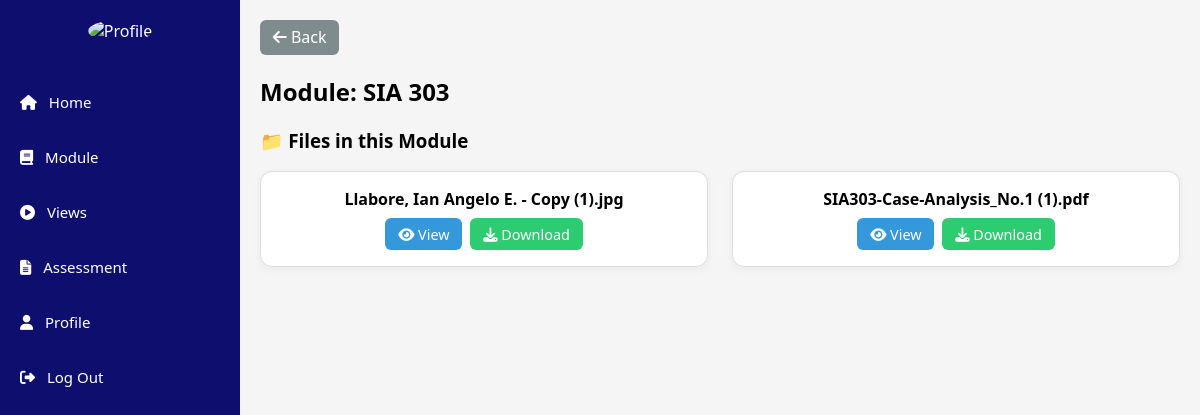
Screenshot of /student/module_content.php?folder_id=19 (signed in) with the database file from the repository.
### tables this page shows
CREATE TABLE `module_folders` (
  `id` int(11) NOT NULL,
  `folder_name` varchar(255) NOT NULL,
  `course` varchar(255) NOT NULL,
  `year` varchar(255) NOT NULL,
  `sections` text NOT NULL,
  `user_id` int(11) DEFAULT NULL,
  `folder_path` varchar(255) NOT NULL,
  `folder_code` varchar(20) DEFAULT NULL
);

CREATE TABLE `modules` (
  `module_id` int(11) NOT NULL,
  `module_name` varchar(255) NOT NULL,
  `module_folder` varchar(255) NOT NULL,
  `module_type` enum('pdf','pptx','docx','other') NOT NULL,
  `user_id` int(11) DEFAULT NULL,
  `file_path` varchar(255) NOT NULL,
  `folder_id` int(11) NOT NULL,
  `uploaded_at` timestamp NOT NULL DEFAULT current_timestamp()
);

### student/module_content.php (the view, shortened to what this page needs)
<?php
require_once('../includes/db.php');
$folder_id = isset($_GET['folder_id']) ? $_GET['folder_id'] : null;
$module_query = "SELECT folder_name FROM module_folders WHERE id = ?";
$module_stmt = $conn->prepare($module_query);
$module_stmt->bind_param("i", $folder_id);
$module_stmt->execute();
$module_stmt->bind_result($module_name);
$files_query = "SELECT module_name, file_path FROM modules WHERE folder_id = ?";
$files_stmt = $conn->prepare($files_query);
$files_stmt->bind_param("i", $folder_id);
$files_stmt->execute();
$files_result = $files_stmt->get_result();
?>
<!DOCTYPE html>
<html lang="en">
<head>
    <link rel="stylesheet" href="../assets/css/student_dashboard.css">
    <link rel="stylesheet" href="https://cdnjs.cloudflare.com/ajax/libs/font-awesome/6.4.0/css/all.min.css">
</head>
<body>
    <div class="dashboard-container">
        <aside class="sidebar">
            <div class="profile-section">
                <img src="../assets/images/profile.png" alt="Profile" class="profile-pic">
            </div>
            <nav class="nav-links">
                <a href="dashboard.php"><i class="fas fa-home"></i> Home</a>
                <a href="modules.php"><i class="fas fa-book"></i> Module</a>
                <a href="views.php"><i class="fas fa-play-circle"></i> Views</a>
                <a href="assessment.php"><i class="fas fa-file-alt"></i> Assessment</a>
                <a href="profile.php"><i class="fas fa-user"></i> Profile</a>
                <a href="../auth/logout.php"><i class="fas fa-sign-out-alt"></i> Log Out</a>
            </nav>
        </aside>
        <main class="main-content">
            <div class="top-buttons">
                <a href="modules.php" class="back-btn"><i class="fas fa-arrow-left"></i> Back</a>
            </div>
            <h2>Module: <?= htmlspecialchars($module_name) ?></h2>
            <section class="files-section">
                <h3>📁 Files in this Module</h3>
                <div class="files-grid">
                    <?php if ($files_result->num_rows > 0): ?>
                        <?php while ($file = $files_result->fetch_assoc()): ?>
                            <div class="file-card">
                                <div class="file-title"><?= htmlspecialchars($file['module_name']) ?></div>
                                <div class="file-buttons">
                                    <a href="../<?= htmlspecialchars($file['file_path']) ?>" target="_blank" class="btn view-btn">
                                        <i class="fas fa-eye"></i> View
                                    </a>
                                    <a href="../<?= htmlspecialchars($file['file_path']) ?>" download class="btn download-btn">
                                        <i class="fas fa-download"></i> Download
                                    </a>
                                </div>
                            </div>
                        <?php endwhile; ?>
                    <?php else: ?>
                        <p>No files uploaded for this module.</p>
                    <?php endif; ?>
                </div>
            </section>
        </main>
    </div>
</body>
</html>

### assets/css/student_dashboard.css (style rules this page uses)
body { margin: 0; font-family: 'Segoe UI', sans-serif; }
.dashboard-container { display: flex; height: 100vh; }
.sidebar { background-color: #0e0e6e; color: white; width: 220px; padding: 20px 10px; display: flex; flex-direction: column; }
.profile-section { text-align: center; margin-bottom: 30px; }
.profile-pic { width: 70px; height: 70px; border-radius: 50%; margin-bottom: 10px; }
.nav-links { display: flex; flex-direction: column; gap: 15px; }
.nav-links a { color: white; text-decoration: none; font-size: 15px; padding: 10px; border-radius: 5px; transition: background-color 0.2s ease; }
.nav-links i { margin-right: 8px; }
.main-content { flex: 1; padding: 20px; overflow-y: auto; background: #f5f5f5; }

### student/module_content.php (style rules this page uses)
.files-grid { display: grid; grid-template-columns: repeat(auto-fit, minmax(220px, 1fr)); gap: 1.5rem; margin-top: 1rem; }
.file-card { background: #fff; border: 1px solid #ddd; border-radius: 12px; padding: 1rem; box-shadow: 0 2px 8px rgba(0,0,0,0.05); text-align: center; transition: transform 0.2s; }
.file-title { font-weight: bold; margin-bottom: 0.5rem; }
.file-buttons { display: flex; justify-content: center; gap: 0.5rem; flex-wrap: wrap; }
.btn { padding: 0.4rem 0.8rem; border-radius: 6px; font-size: 0.9rem; text-decoration: none; color: #fff; display: inline-block; }
.view-btn { background-color: #3498db; }
.download-btn { background-color: #2ecc71; }
.top-buttons { display: flex; justify-content: space-between; margin-bottom: 1rem; }
.back-btn { background-color: #7f8c8d; color: #fff; padding: 0.4rem 0.8rem; border-radius: 6px; text-decoration: none; }

### rows the page displays
module_folders: folder_name "SIA 303"
modules: module_name "Llabore, Ian Angelo E. - Copy (1).jpg"
modules: module_name "SIA303-Case-Analysis_No.1 (1).pdf"
